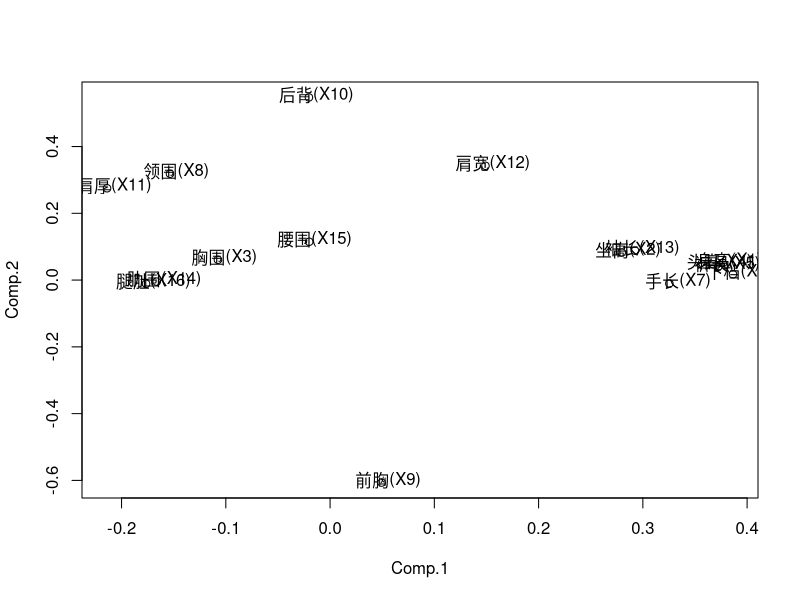

Reproduce this figure in R.
## ---- chunk 1
knitr::opts_chunk$set(echo = TRUE)
## ---- chunk 2
data1<-read.csv2("data/data2.csv")
R<-data.frame(data1[2:17])
rownames(R)<-data1[1:16,1]
labels=c("身高(X1)","坐高(X2)","胸围(X3)","头高(X4)"," 裤长(X5)","下档(X6)"," 手长(X7)","领围(X8)","前胸(X9)","后背(X10)","肩厚(X11)",
"肩宽(X12)","袖长(X13)","肋围(X14)","腰围(X15) ","腿肚(X16)");
## ---- chunk 3
pr<-princomp(R)
load=loadings(pr)
plot(load[,1:2]);

text(load[,1],load[,2],adj = c(0.4,0.3),labels=labels)
## ---- chunk 4
conomy <- data.frame(read.csv("data/data3.csv"))
## ---- chunk 5
lm.sol<-lm(Y~X1+X2+X3,data = conomy)
summary(lm.sol)
## ---- chunk 6
conomy.pr<-princomp(~X1+X2+X3,data = conomy)
summary(conomy.pr,loadings=TRUE)
## ---- chunk 7
pre<-predict(conomy.pr)## 主成分的预测值
conomy$z1<-pre[,1];conomy$z2<-pre[,2]
lm.sol<-lm(Y~z1+z2,data = conomy);
summary(lm.sol)

## ---- chunk 8
beta<-coef(lm.sol);
A<-loadings(conomy.pr);
x.bar<-conomy.pr$center;
x.sd<-conomy.pr$scale;
coef<-(beta[2]*A[,1]+beta[3]*A[,2])/x.sd;
beta0<-beta[1]-sum(x.bar*coef)
c(beta0,coef)
